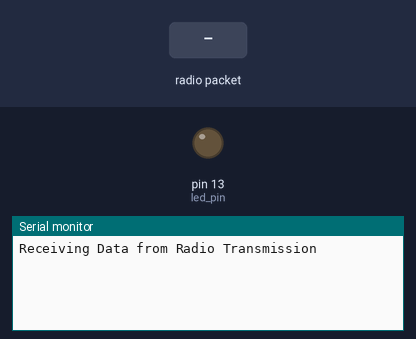
Simulated run of this sketch. Board: Arduino Uno, built with avr-gcc and run on an emulated ATmega328P. Shown: output pins drawn as LEDs (lit = HIGH), the last lines printed to the serial monitor. Inputs (shaded band) come from the test bench. No radio packets arrive unless stated.

Above: at 2.2 s.
2.3 s: radio packet "5" arrives
At 3.3 s:
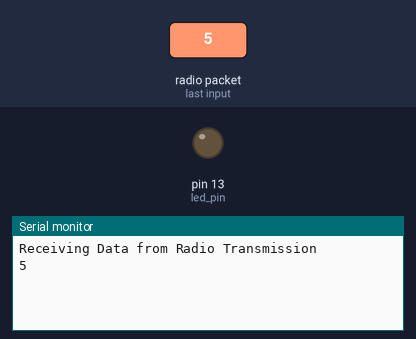
3.8 s: radio packet "90" arrives
At 4.5 s:
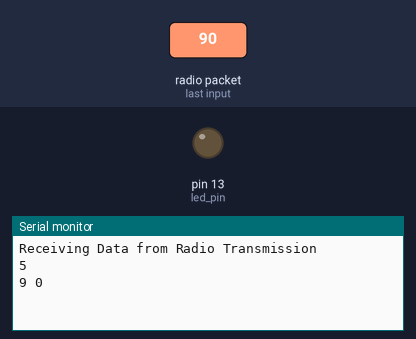
5.3 s: radio packet "200" arrives
At 5.6 s:
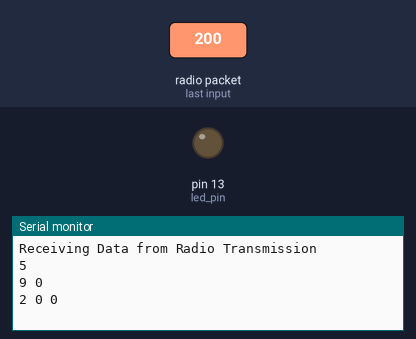

Measured:
- after the input at 2.3 s, the serial monitor: prints a new line at once (image 1)
- after the input at 3.8 s, the serial monitor: prints a new line at once (image 2)
- after the input at 5.3 s, the serial monitor: prints a new line at once (image 3)

The sketch:

receiver.ino
```cpp
#include <VirtualWire.h>

const int led_pin = 13;
const int receive_pin = 12;

void setup()
{
    delay(1000);
    Serial.begin(9600);	// Debugging only
    Serial.println("Receiving Data from Radio Transmission");

    // Initialise the IO and ISR
    vw_set_rx_pin(receive_pin);
    vw_set_ptt_inverted(true); // Required for DR3100
    vw_setup(2000);	 // Bits per sec

    vw_rx_start();       // Start the receiver PLL running

    pinMode(led_pin, OUTPUT);
}

void loop()
{
    uint8_t buf[VW_MAX_MESSAGE_LEN];
    uint8_t buflen = VW_MAX_MESSAGE_LEN;

    if (vw_get_message(buf, &buflen)) // Non-blocking
    {
	int i;

        digitalWrite(led_pin, HIGH); // Flash a light to show received good message
	// Message with a good checksum received, dump it.

	for (i = 0; i < buflen; i++)
	{
	    Serial.print(buf[i]-'0', HEX);
	    Serial.print(' ');
	}
	Serial.println();
        digitalWrite(led_pin, LOW);
    }
}
```
